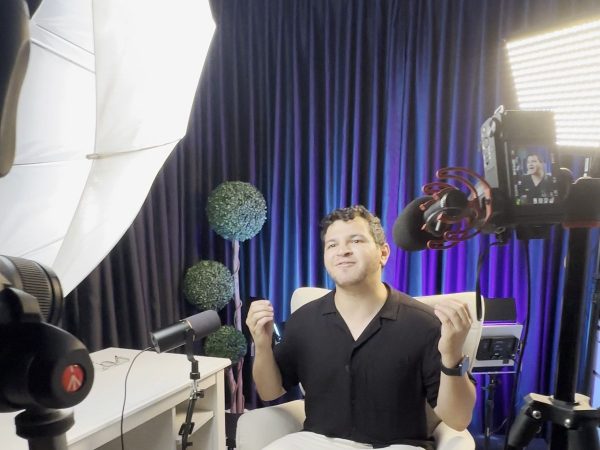
#> input picture skills/bunker-price-proposal/assets/bts/studio-lights-cameras.jpg, 1200 x 900 px (shown at 1/2 size)
$ python measure.py ../../bunker-price-proposal/assets/bts/studio-lights-cameras.jpg ../../bunker-price-proposal/assets/bts/studio-lights-cameras.jpg
#> lines starting #> are read from the running program, lines starting #| are printed output that depends on the picture; after the words box and inside, x2 and y2 are one past the last pixel; in counts of white or black regions, pixels touching at a corner belong together
#> in _scan, frame is the input picture: shape (900, 1200, 3); mean B, G, R 120.6, 108.4, 111.4
#!/usr/bin/env python3
"""Deterministic visual measurements for one reference video.

Every number this script emits is reproducible: same file in, same numbers out.
That is the whole point — it is the half of the rubric that must never come
from an opinion. It writes:

    evidence/shots.json     cut list, shot durations, motion energy per shot
    evidence/captions.json  timestamps where the on-screen text changed
    shots/                  one representative frame per shot
    captions/               one frame per caption change
    sheets/                 labelled contact sheets for reading many at once

usage: measure.py <video> <outdir>
"""
from __future__ import annotations

import json
import sys
from pathlib import Path

import cv2
import numpy as np

# A cut is a spike in frame-to-frame difference. The floor stops a dark, noisy
# clip from reporting a cut every few frames; the MAD term adapts to how busy
# the footage already is.
CUT_FLOOR = 11.0
CUT_MAD_K = 6.0
MIN_SHOT_S = 0.25

# Captions change far more often than shots do, so they get their own detector
# over the lower band of the frame, where burned-in subtitles live.
CAP_BAND_TOP = 0.45
CAP_BAND_BOTTOM = 0.98
# Caption detection, calibrated 23.09.26 on three videos against counted truth
# (Hormozi reel ~40 cards / 41 s, captionless CNBC interview ~3-6, small-serif
# reel ~20-25). What survived the sweep:
#   text mask   = white top-hat (thin bright strokes) held for 75 % of 8 frames
#   text lines  = stroke clusters shaped like a line of text, with stroke fill
#                 >= 0.20 of their box (fabric texture forms lines but not fill)
#   change      = 1 - IoU between the line mask now and 8 frames back > 0.55,
#                 AND both sides settled (IoU >= 0.5 before and after) — a card
#                 is a jump between two stable states; drift is not
# Result: 26 / 9 / 23 against 40 / 3-6 / 20-25. This is a ±40 % estimate, not a
# count: the contact sheet is the evidence and the number is where to look.
CAP_PERSIST_FRAMES = 8
CAP_PERSIST_SHARE = 0.75
CAP_CHANGE_IOU = 0.55
CAP_SETTLE_IOU = 0.50
CAP_MIN_TEXT_PX = 40
CAP_MIN_GAP_S = 0.40
CAP_SAME_CARD_IOU = 0.85
CAP_STROKE_CONTRAST = 70
_TOPHAT_KERNEL = cv2.getStructuringElement(cv2.MORPH_ELLIPSE, (9, 9))
_LINE_KERNEL = cv2.getStructuringElement(cv2.MORPH_RECT, (17, 3))
LINE_MIN_W, LINE_MIN_H, LINE_MAX_H, LINE_MIN_ASPECT = 30, 3, 28, 2.5
LINE_FILL_DETECT = 0.20     # for change detection
LINE_FILL_PRESENCE = 0.15   # looser, for "are there captions at all" (CNBC → 0, reels → 300-800 px)

MAX_DURATION_S = 180        # beyond this the style-book premise breaks; warn, don't refuse
HOOK_S = 3.0

# Face height as a share of frame height, measured on the shot's middle frame.
# Bands are the conventional framing scale; "no_face" covers B-roll, screens, text.
FRAMING_BANDS = ((0.34, "close-up"), (0.20, "medium close-up"), (0.10, "medium"), (0.0, "wide"))
_FACE = cv2.CascadeClassifier(cv2.data.haarcascades + "haarcascade_frontalface_default.xml")

SHEET_ROWS = 3


def _text_mask(frame, height: int):
    """Thin bright strokes in the caption band — what burned captions are made of.

    A plain brightness threshold fails on a white wall: the brightest 3 % of the
    band is the wall, and it moves with the head (6 of 6 false positives on a
    CNBC interview, 23.09.26). A white top-hat (gray minus its opening) keeps
    only bright structures thinner than the kernel, so text survives and
    walls, shirts and windows vanish regardless of how bright they are.
    """
#> called with height = 900
    band = frame[int(height * CAP_BAND_TOP):int(height * CAP_BAND_BOTTOM)]
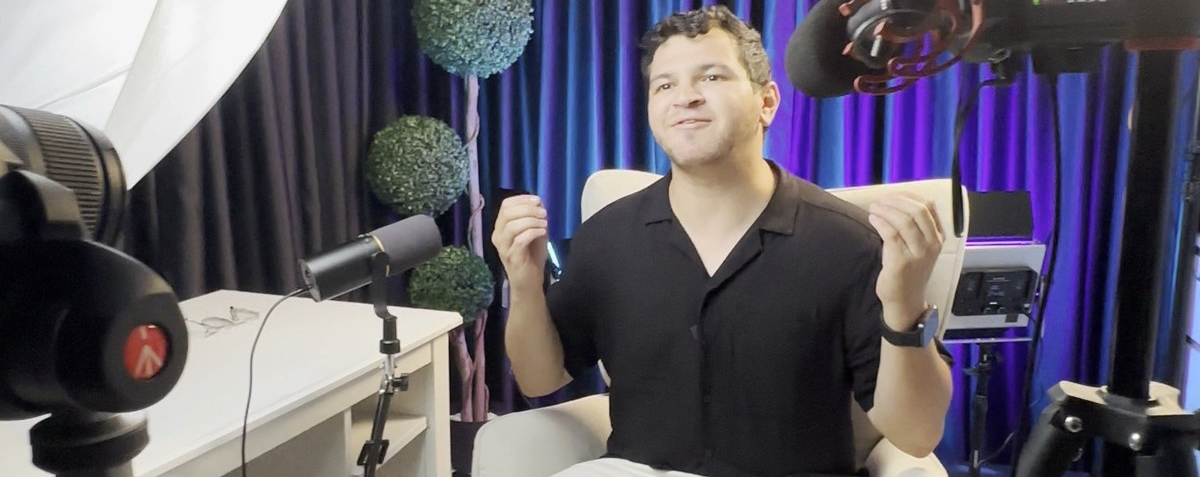
#> band: shape (477, 1200, 3); mean B, G, R 102.4, 88.8, 93.7
    gray = cv2.cvtColor(cv2.resize(band, (256, 110)), cv2.COLOR_BGR2GRAY)
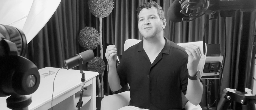
#> gray: shape (110, 256); min 1, max 253, mean 91.7
    tophat = cv2.morphologyEx(gray, cv2.MORPH_TOPHAT, _TOPHAT_KERNEL)
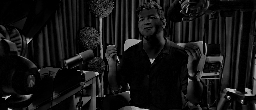
#> tophat: shape (110, 256); min 0, max 230, mean 20.5
    return (tophat >= CAP_STROKE_CONTRAST).astype(np.uint8)
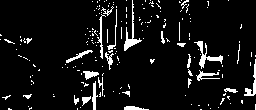
#> returned value: shape (110, 256); values 0 (black) and 1 (white), 7.4% white; 183 white regions (159 under 20 px), largest, box (x1, y1, x2, y2) and area: (194, 41, 223, 69) 205, (124, 0, 142, 51) 196, (244, 59, 256, 96) 127


def _text_lines(steady, fill_min):
    """Keep only stroke clusters shaped and filled like a line of text."""
#> called with fill_min = 0.2
    merged = cv2.dilate(steady, _LINE_KERNEL)
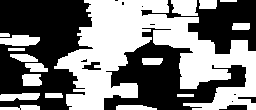
#> merged: shape (110, 256); values 0 (black) and 1 (white), 48.4% white; 17 white regions, largest, box (x1, y1, x2, y2) and area: (54, 0, 256, 110) 11103, (171, 0, 198, 16) 368, (0, 35, 40, 46) 344
    n, labels, stats, _ = cv2.connectedComponentsWithStats(merged, connectivity=8)
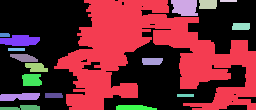
#> labels: shape (110, 256) int32; 18 distinct labels, from 0 to 17; one colour per label, 0 black
#> n = 18; stats = 18 rows, first 6: [0, 0, 256, 110, 14539], [54, 0, 202, 110, 11103], [171, 0, 27, 16, 368], [199, 0, 18, 9, 157], [220, 0, 17, 2, 34], [232, 23, 18, 7, 122]
    keep = np.zeros_like(merged)
    for i in range(1, n):
        x, y, w, h, _ = stats[i]
        if w >= LINE_MIN_W and LINE_MIN_H <= h <= LINE_MAX_H and w / h >= LINE_MIN_ASPECT:
            if steady[y:y + h, x:x + w].sum() / (w * h) >= fill_min:
                keep[y:y + h, x:x + w] = 1
#> this loop made 17 passes
#> (x, y, w, h) on passes 1 to 12: (54, 0, 202, 110), (171, 0, 27, 16), (199, 0, 18, 9), (220, 0, 17, 2), (232, 23, 18, 7), (0, 33, 10, 4), (0, 35, 40, 11), (8, 48, 17, 3), (10, 54, 28, 8), (142, 58, 21, 7), (25, 63, 23, 9), (22, 74, 20, 12)
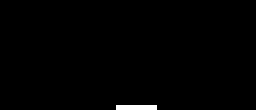
#> keep: shape (110, 256); values 0 (black) and 1 (white), 0.73% white; 1 white region, box (x1, y1, x2, y2) and area: (116, 105, 157, 110) 205
    return keep & merged
#> returned value: shape (110, 256); values 0 (black) and 1 (white), 0.62% white; 1 white region, box (x1, y1, x2, y2) and area: (116, 105, 157, 110) 174


def _iou(a, b) -> float:
    union = int((a | b).sum())
    return 1.0 if union == 0 else int((a & b).sum()) / union


# [18 lines left out: functions _classify_motion, _peaks, not called in this run]


def _scan(video: Path):
    cap = cv2.VideoCapture(str(video))
    if not cap.isOpened():
        raise SystemExit(f"cannot open {video}")

    fps = cap.get(cv2.CAP_PROP_FPS) or 30.0
    width = int(cap.get(cv2.CAP_PROP_FRAME_WIDTH))
    height = int(cap.get(cv2.CAP_PROP_FRAME_HEIGHT))

    frame_diffs, count, recent, line_masks, presence_px = [], 0, [], [], []
    prev_hsv = None

    while True:
        ok, frame = cap.read()
        if not ok:
            break
        count += 1

        small = cv2.resize(frame, (96, 54))
        hsv = cv2.cvtColor(small, cv2.COLOR_BGR2HSV).astype(np.float32)
        frame_diffs.append(0.0 if prev_hsv is None else float(np.mean(np.abs(hsv - prev_hsv))))
        prev_hsv = hsv

        recent.append(_text_mask(frame, height))
        if len(recent) > CAP_PERSIST_FRAMES:
            recent.pop(0)
        steady = (np.sum(recent, axis=0) >= CAP_PERSIST_SHARE * len(recent)).astype(np.uint8)
        line_masks.append(np.packbits(_text_lines(steady, LINE_FILL_DETECT)))
        presence_px.append(int(_text_lines(steady, LINE_FILL_PRESENCE).sum()))
#> the loop in _text_lines (call 2), `for i in range(1, n):` made 17 passes

    cap.release()
    return fps, width, height, np.array(frame_diffs), line_masks, np.array(presence_px), count


# [145 lines left out: functions _shots, _caption_changes, _dedupe_captions, _framing, _write_frames, _contact_sheets, not called in this run]


def main():
    if len(sys.argv) != 3:
        raise SystemExit(__doc__)
    video, out = Path(sys.argv[1]), Path(sys.argv[2])

    fps, width, height, frame_diffs, line_masks, presence_px, total = _scan(video)
    shots = _shots(fps, frame_diffs, total)
    changes = _dedupe_captions(video, height, fps, _caption_changes(fps, line_masks))
    text_px_median = int(np.median(presence_px)) if len(presence_px) else 0

    shot_files = _write_frames(video, total, shots, out / "shots", "shot")
    cap_files = _write_frames(video, total, changes, out / "captions", "cap")
    sheets = {
        "shots": _contact_sheets(shot_files, out / "sheets", "shots"),
        "captions": _contact_sheets(cap_files, out / "sheets", "captions"),
    }

    durations = [s["duration_s"] for s in shots]
    for item in shots + changes:
        item.pop("_frame", None)

    duration_s = total / fps
    framing_counts = {}
    for shot in shots:
        framing_counts[shot["framing"]] = framing_counts.get(shot["framing"], 0) + 1
    hook = {
        "window_s": HOOK_S,
        "cuts": sum(1 for sh in shots[1:] if sh["start_s"] < HOOK_S),
        "caption_changes": sum(1 for c in changes if c["t_s"] < HOOK_S),
        "first_shot_framing": shots[0]["framing"] if shots else None,
        "first_shot_motion": shots[0]["motion"] if shots else None,
    }
    warning = (f"{duration_s:.0f}s is over the {MAX_DURATION_S}s this skill is built for — "
               "shot stats still hold, but a style book of a long-form video is a different deliverable"
               if duration_s > MAX_DURATION_S else None)

    evidence = out / "evidence"
    evidence.mkdir(parents=True, exist_ok=True)
    (evidence / "shots.json").write_text(json.dumps({
        "source": str(video),
        "fps": round(fps, 3),
        "resolution": f"{width}x{height}",
        "aspect": round(width / height, 3) if height else None,
        "duration_s": round(total / fps, 2),
        "shot_count": len(shots),
        "avg_shot_s": round(float(np.mean(durations)), 2) if durations else None,
        "median_shot_s": round(float(np.median(durations)), 2) if durations else None,
        "longest_shot_s": round(max(durations), 2) if durations else None,
        "shortest_shot_s": round(min(durations), 2) if durations else None,
        "cuts_per_minute": round(len(shots) / (total / fps) * 60, 1) if total else None,
        "framing_counts": framing_counts,
        "hook": hook,
        "warning": warning,
        "shots": shots,
    }, ensure_ascii=False, indent=2), encoding="utf-8")

    (evidence / "captions.json").write_text(json.dumps({
        "band": [CAP_BAND_TOP, CAP_BAND_BOTTOM],
        "captions_present": text_px_median >= CAP_MIN_TEXT_PX,
        "text_px_median": text_px_median,
        "accuracy": "change_count is a ±40% estimate — confirm against sheets/captions-*.jpg before it becomes a rule",
        "change_count": len(changes),
        "changes_per_minute": round(len(changes) / (total / fps) * 60, 1) if total else None,
        "changes": changes,
    }, ensure_ascii=False, indent=2), encoding="utf-8")

    print(json.dumps({
        "duration_s": round(total / fps, 2),
        "shots": len(shots),
        "avg_shot_s": round(float(np.mean(durations)), 2) if durations else None,
        "caption_changes": len(changes),
        "captions_present": text_px_median >= CAP_MIN_TEXT_PX,
        "framing_counts": framing_counts,
        "hook": hook,
        "warning": warning,
        "sheets": sheets,
    }, ensure_ascii=False, indent=2))


if __name__ == "__main__":
    main()
